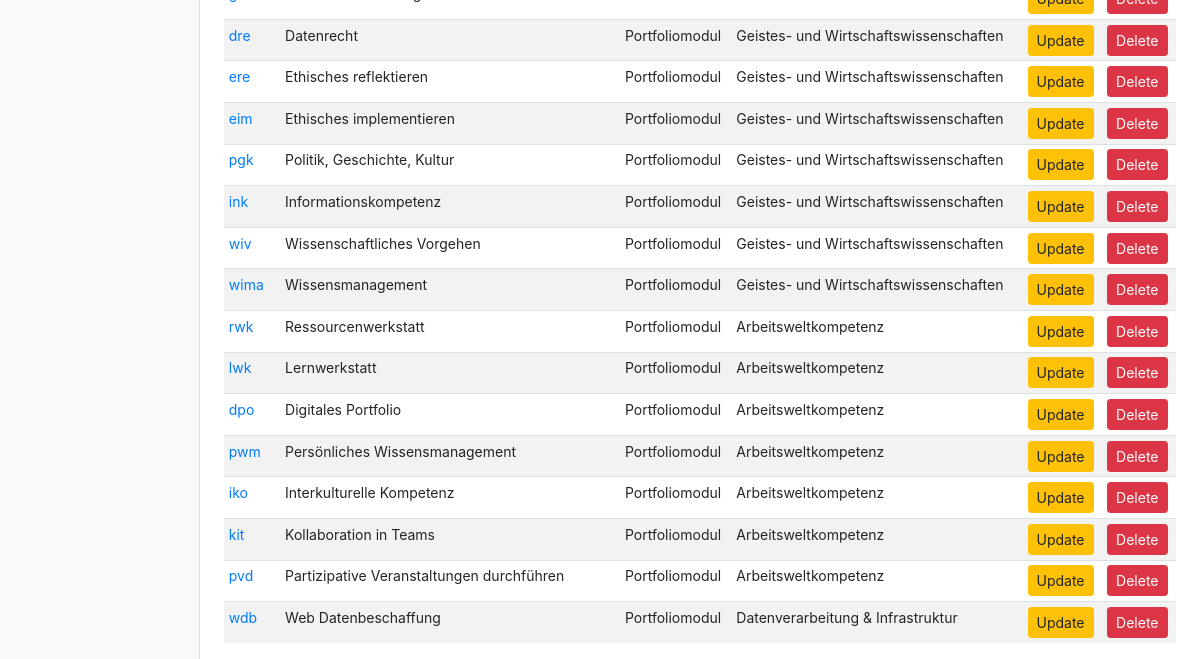
Before: /kompetenzen/ (lower part) with the older database file.
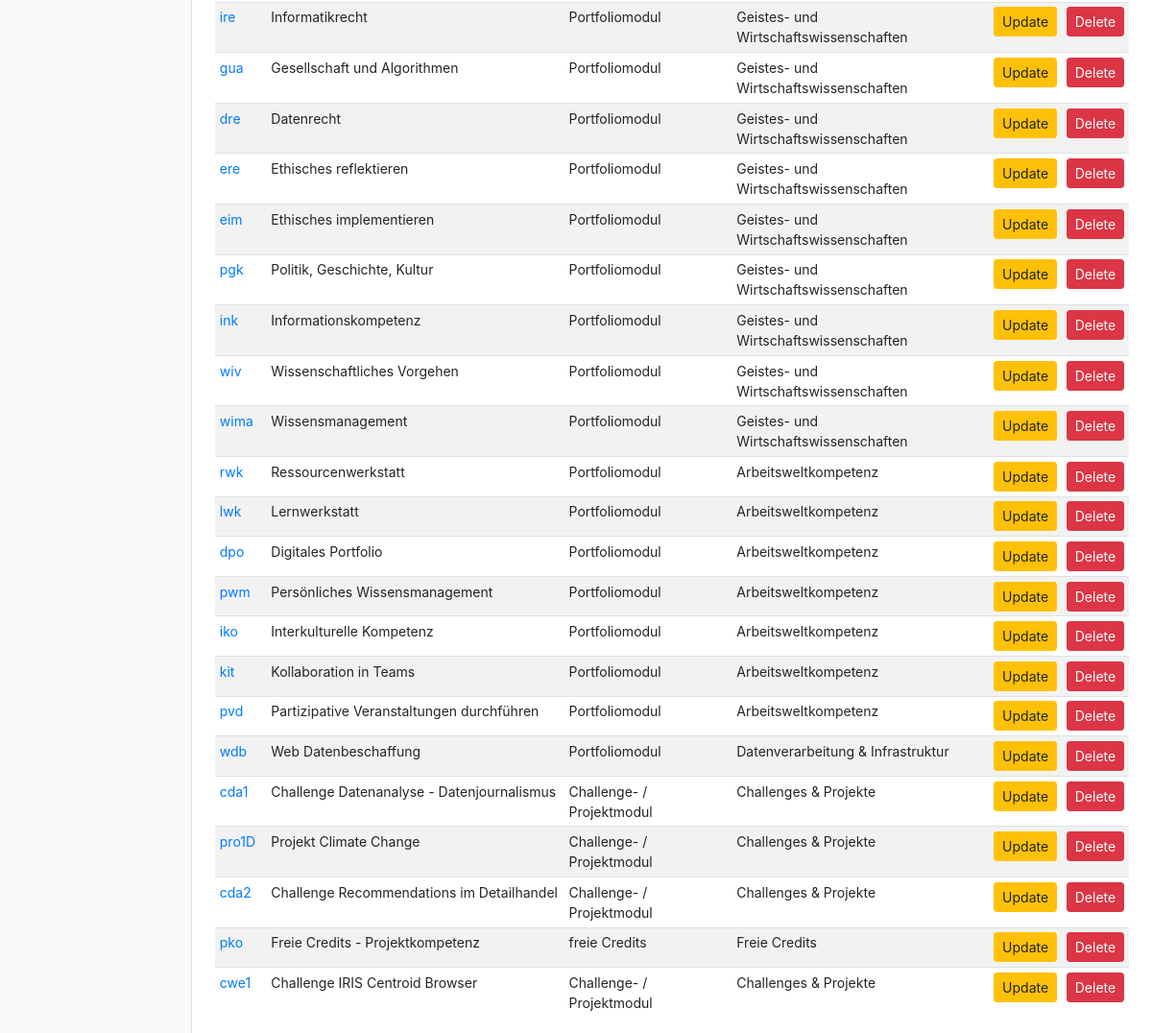
After: the same page with the newer database file.
### kompetenzen/models.py (models this page shows, shortened)
class course(models.Model):
    id              = models.AutoField(primary_key=True)
    name            = models.CharField(max_length=200, null=True)
    shortname       = models.CharField(max_length=10, null=True)
    type            = models.ForeignKey(course_type, null=True, on_delete=models.SET_NULL, blank=True)
    group           = models.ForeignKey(course_group, null=True,on_delete=models.SET_NULL, blank=True)
    credits         = models.IntegerField(null=True)
    date_created    = models.DateTimeField(auto_now_add=True)
    done            = models.BooleanField(default=False)
    semester        = models.ForeignKey(course_semester, null=True, on_delete=models.SET_NULL, blank=True)
    link            = models.CharField(max_length=300, null=True, blank=True)

class course_type(models.Model):
    id              = models.AutoField(primary_key=True)
    name            = models.CharField(max_length=100, null=True)
    date_created    = models.DateTimeField(auto_now_add=True)
    def __str__(self):
        return self.name

class course_group(models.Model):
    id              = models.AutoField(primary_key=True)
    name            = models.CharField(max_length=100, null=True)
    maxcredits      = models.IntegerField(null=True)
    mincredits      = models.IntegerField(null=True)
    date_created    = models.DateTimeField(auto_now_add=True)
    def __str__(self):
        return self.name

### kompetenzen/views.py (the view)
# urls.py: path('', include('kompetenzen.urls'))
def kompetenzen(request):
     co = course.objects.all()
     return render(request, 'kompetenzen/kompetenzen.html', {'course':co})

### kompetenzen/templates/kompetenzen/kompetenzen.html (shortened to what this page needs)
{% extends 'kompetenzen/main.html' %}
{% block content %}
<main class="col-md-9 ml-sm-auto col-lg-10 px-md-4">
  <div class="table-responsive">
    <table class="table table-striped table-sm">
      <tbody>
        {% for i in course %}
        <tr>
          <td><a href="{% url 'coursedetail'  i.id %}">{{i.shortname}}</a></td>
          <td>{{i.name}}</td>
          <td>{{i.type}}</td>
          <td>{{i.group}}</td>
          <td><a class="btn btn-sm btn-warning" href="{% url 'courseupdate' i.id %}">Update</a></td>
          <td><a class="btn btn-sm btn-danger" href="{% url 'coursedelete' i.id %}">Delete</a></td>
        </tr>
        {% endfor %}
      </tbody>
    </table>
  </div>
</main>
{% endblock %}

Changed rows visible on the page:
now on this page (row unchanged): course: shortname "ire", name "Informatikrecht", type "Portfoliomodul", group "Geistes- und Wirtschaftswissenschaften"
now on this page (row unchanged): course: shortname "gua", name "Gesellschaft und Algorithmen", type "Portfoliomodul", group "Geistes- und Wirtschaftswissenschaften"
added course: shortname "cda1", name "Challenge Datenanalyse - Datenjournalismus", type "Challenge- / Projektmodul", group "Challenges & Projekte"
added course: shortname "pro1D", name "Projekt Climate Change", type "Challenge- / Projektmodul", group "Challenges & Projekte"
added course: shortname "cda2", name "Challenge Recommendations im Detailhandel", type "Challenge- / Projektmodul", group "Challenges & Projekte"
added course: shortname "pko", name "Freie Credits - Projektkompetenz", type "freie Credits", group "Freie Credits"
added course: shortname "cwe1", name "Challenge IRIS Centroid Browser", type "Challenge- / Projektmodul", group "Challenges & Projekte"
